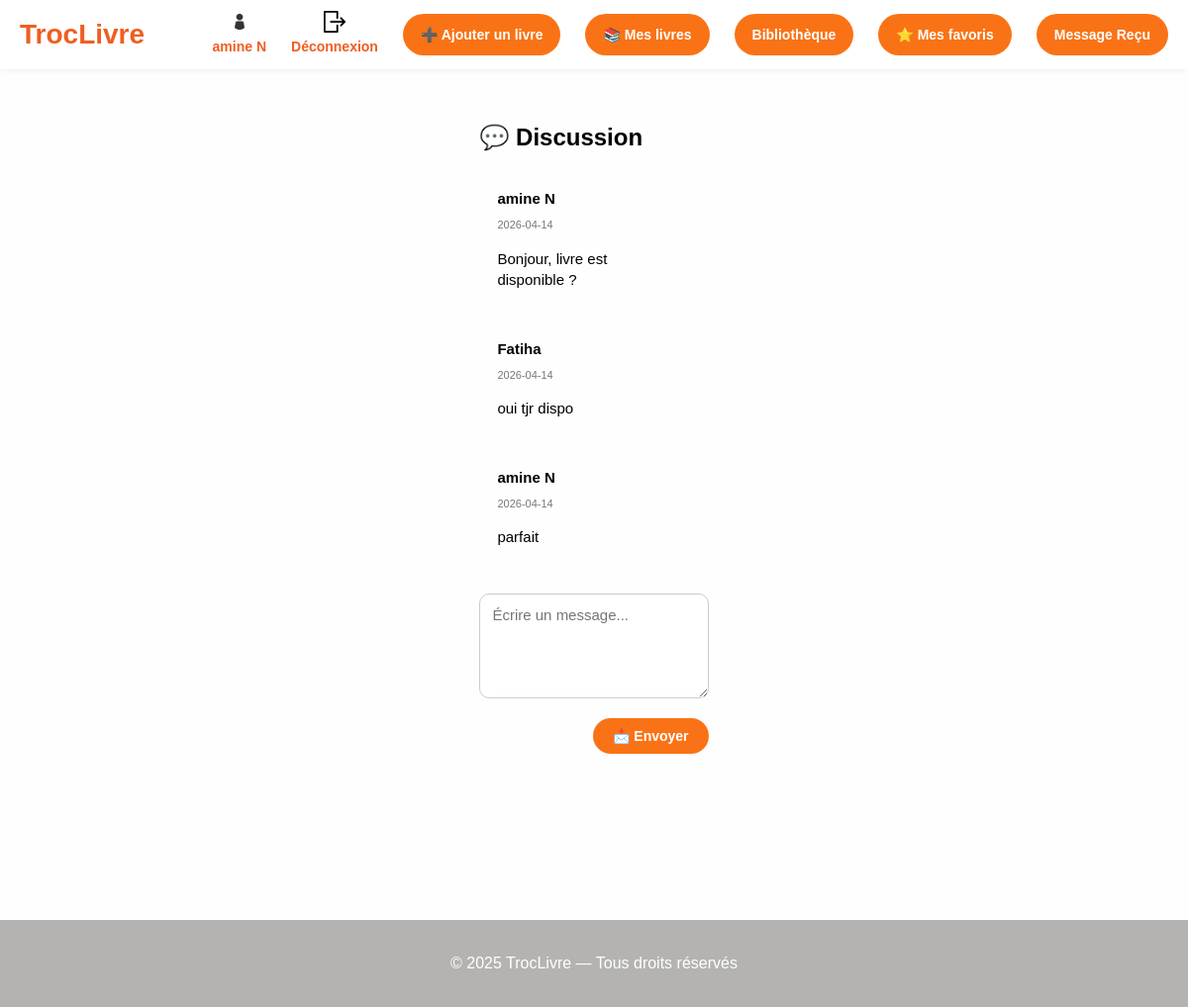
The app's page /conversation/34/3 (signed in) with its own data.
### tables this page shows
CREATE TABLE users (
    id INTEGER PRIMARY KEY AUTOINCREMENT,
    name TEXT NOT NULL,
    email TEXT NOT NULL UNIQUE,
    password TEXT NOT NULL,
    city TEXT,
    created_at TIMESTAMP DEFAULT CURRENT_TIMESTAMP
);

CREATE TABLE messages (
    id INTEGER PRIMARY KEY AUTOINCREMENT,
    sender_id INTEGER NOT NULL,
    receiver_id INTEGER NOT NULL,
    book_id INTEGER NOT NULL,
    content TEXT NOT NULL,
    created_at TIMESTAMP DEFAULT CURRENT_TIMESTAMP, is_read INTEGER DEFAULT 0,
    FOREIGN KEY (sender_id) REFERENCES users(id),
    FOREIGN KEY (receiver_id) REFERENCES users(id),
    FOREIGN KEY (book_id) REFERENCES books(id)
);

### app.py (the view)
@app.route('/conversation/<int:book_id>/<int:user_id>', methods=['GET', 'POST'])
def conversation(book_id, user_id):
    if 'user_id' not in session:
        return redirect(url_for('login'))
    current_user_id = session['user_id']
    if request.method == 'POST':
        content = request.form['content']
        send_message(current_user_id, user_id, book_id, content)
    conn = sqlite3.connect("books.db")
    cursor = conn.cursor()
    cursor.execute("""
    UPDATE messages
    SET is_read = 1
    WHERE book_id = ? AND sender_id = ? AND receiver_id = ? AND is_read = 0
    """, (book_id, user_id, current_user_id))
    conn.commit()
    conn.close()
    messages = get_conversation(current_user_id, user_id, book_id)
    return render_template("conversation.html", messages=messages, book_id=book_id, user_id=user_id)

### data_model.py (called while the page is built)
def get_conversation(user1_id, user2_id, book_id):
    conn = sqlite3.connect("books.db")
    cursor = conn.cursor()
    cursor.execute("""
        SELECT m.sender_id, u.name, m.content, m.created_at
        FROM messages m
        JOIN users u ON m.sender_id = u.id
        WHERE m.book_id = ?
          AND ((m.sender_id = ? AND m.receiver_id = ?) OR (m.sender_id = ? AND m.receiver_id = ?))
        ORDER BY m.created_at ASC
    """, (book_id, user1_id, user2_id, user2_id, user1_id))
    rows = cursor.fetchall()
    messages = []
    for sender_id, sender_name, content, created_at in rows:
        date_only = created_at.split(" ")[0]
        messages.append((sender_id, sender_name, content, date_only))
    conn.close()
    return messages

### templates/conversation.html (shortened to what this page needs)
<!DOCTYPE html>
<html lang="fr">
<head>
  <link rel="stylesheet" href="{{ url_for('static', filename='css/style1.css') }}">
</head>
<body>
  {% include 'header.html' %}
  <div class="page-container">
    <div class="chat-box">
      <h2>💬 Discussion</h2>
      <div class="chat-messages">
        {% for msg in messages %}
          <div class="chat-bubble {% if msg[0] == session['user_id'] %}sent{% else %}received{% endif %}">
            <div class="message-info">
              <strong>{{ msg[1] }}</strong>
              <small>{{ msg[3] }}</small>
            </div>
            <p>{{ msg[2] }}</p>
          </div>
        {% endfor %}
      </div>
      <form method="POST" class="chat-form">
        <textarea name="content" placeholder="Écrire un message..." required></textarea>
        <button type="submit" class="btn-orange">📩 Envoyer</button>
      </form>
    </div>
  </div>
  {% include 'footer.html' %}
</body>
</html>

### templates/header.html
<header class="main-header">
    <div class="header-container">
      <a href="{{ url_for('index') }}" class="logo">TrocLivre</a>
      {% if session.get('user_id') %}
        <div class="header-icons">
          <a href="{{ url_for('profile') }}" class="login-link">
            <img src="{{ url_for('static', filename='images/login-icon.png') }}" class="login-icon">
            {{ session['user_name'] }}
          </a>
          <a href="{{ url_for('logout') }}" class="login-link">
            <img src="{{ url_for('static', filename='images/logout-icon.png') }}" class="login-icon">
            Déconnexion
          </a>
          <a href="{{ url_for('add_book_options') }}" class="add-book-button">
            ➕ Ajouter un livre
          </a>
          <a href="{{ url_for('mes_livres') }}" class="add-book-button">
            📚 Mes livres
          </a>
          <a href="{{ url_for('books') }}" class="add-book-button">
            Bibliothèque
          </a>
          <a href="{{ url_for('favorites') }}" class="add-book-button">
            ⭐  Mes favoris
          </a>
          <a href="{{ url_for('messages') }}" class="add-book-button">
             Message Reçu
          </a>
        </div>
      {% else %}
        <a href="{{ url_for('login') }}" class="login-link">
          <img src="{{ url_for('static', filename='images/login-icon.png') }}" class="login-icon">
          Connexion
        </a>
      {% endif %}
    </div>
  </header>

### templates/footer.html
<footer style="background-color: #b4b3b2; color: white; padding: 15px; text-align: center; margin-top: 30px;">
    <p>&copy; 2025 TrocLivre — Tous droits réservés</p>
</footer>

### static/css/style1.css (style rules this page uses)
body { font-family: 'Rubik', sans-serif; background-color: #fefefe; margin: 0; padding: 0; line-height: 1.6; }
footer { margin-bottom: 0; padding-bottom: 0; }
.main-header { background-color: white; height: 70px; display: flex; align-items: center; box-shadow: 0 2px 5px rgba(0, 0, 0, 0.05); position: fixed; top: 0; width: 100%; z-index: 999; }
.header-container { display: flex; justify-content: space-between; align-items: center; width: 100%; padding: 0 20px; }
.logo { font-family: 'Franklin Gothic Medium', 'Arial Narrow', Arial, sans-serif; font-size: 28px; color: #EF5E21; font-weight: 700; text-decoration: none; }
.login-link { display: flex; flex-direction: column; align-items: center; color: #EF5E21; font-weight: bold; text-decoration: none; font-size: 14px; gap: 3px; }
.login-icon { width: 22px; height: 22px; }
.page-container { display: flex; justify-content: center; align-items: flex-start; min-height: 100vh; padding-top: 100px; }
.btn-orange { background-color: #f69e56; color: white; padding: 12px 20px; text-decoration: none; border-radius: 25px; font-weight: bold; font-size: 15px; transition: all 0.3s ease; border: none; text-align: center; }
button[type="submit"] { background-color: #EF5E21; color: white; padding: 12px 20px; border: none; border-radius: 8px; font-weight: bold; font-size: 15px; transition: 0.3s ease; }
.header-icons { display: flex; flex-direction: row; gap: 25px; align-items: center; }
.add-book-button { background-color: #f97316; color: white; padding: 10px 18px; border-radius: 25px; font-weight: bold; text-decoration: none; font-size: 14px; transition: background 0.3s ease; }
.btn-orange { background-color: #f97316; color: white; padding: 14px 20px; font-size: 16px; border: none; border-radius: 10px; cursor: pointer; font-weight: bold; transition: background-color 0.3s ease; }
.btn-orange { display: inline-block; background-color: #f97316; color: white; padding: 8px 15px; border-radius: 10px; text-decoration: none; margin-top: 10px; font-weight: bold; }
.btn-orange { display: inline-block; margin-top: 10px; background-color: #f97316; color: white; padding: 8px 15px; border-radius: 10px; font-weight: bold; text-decoration: none; }
.message-info { display: flex; flex-direction: column; gap: 4px; }
.chat-bubble { max-width: 60%; padding: 12px 18px; margin-bottom: 10px; border-radius: 20px; font-size: 15px; line-height: 1.4; position: relative; word-wrap: break-word; }
.chat-bubble small { font-size: 11px; color: #777; display: block; margin-top: 5px; }
.chat-form { max-width: 800px; margin: 20px auto; display: flex; flex-direction: column; gap: 10px; }
.chat-form textarea { resize: vertical; padding: 12px; border-radius: 10px; border: 1px solid #ccc; font-size: 15px; min-height: 80px; font-family: inherit; }
.chat-form button { align-self: flex-end; background-color: #f97316; color: white; padding: 10px 20px; border: none; border-radius: 25px; font-size: 14px; font-weight: bold; cursor: pointer; transition: background 0.3s ease; }

### records on screen
users: user_name "amine N"
messages: name "amine N", created_at "2026-04-14", content "Bonjour, livre est disponible ?"
messages: name "Fatiha", created_at "2026-04-14", content "oui tjr dispo"
messages: name "amine N", created_at "2026-04-14", content "parfait"
